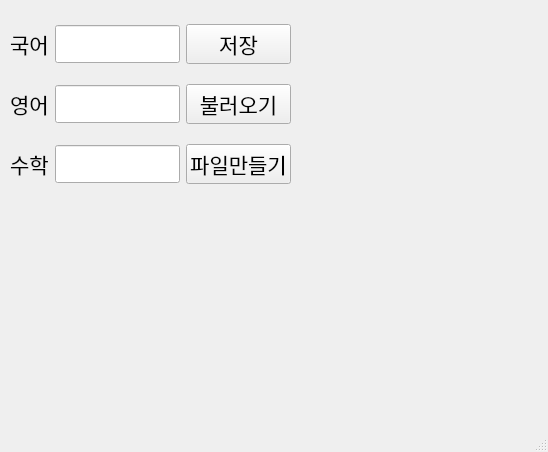
<?xml version="1.0" encoding="UTF-8"?>
<ui version="4.0">
 <class>MainWindow</class>
 <widget class="QMainWindow" name="MainWindow">
  <property name="geometry">
   <rect>
    <x>0</x>
    <y>0</y>
    <width>548</width>
    <height>452</height>
   </rect>
  </property>
  <property name="windowTitle">
   <string>MainWindow</string>
  </property>
  <widget class="QWidget" name="centralwidget">
   <widget class="QWidget" name="gridLayoutWidget">
    <property name="geometry">
     <rect>
      <x>10</x>
      <y>10</y>
      <width>281</width>
      <height>191</height>
     </rect>
    </property>
    <property name="font">
     <font>
      <family>굵은안상수체</family>
      <pointsize>16</pointsize>
     </font>
    </property>
    <layout class="QGridLayout" name="gridLayout_3">
     <item row="6" column="2">
      <widget class="QPushButton" name="loadbtn">
       <property name="font">
        <font>
         <family>굵은안상수체</family>
         <pointsize>16</pointsize>
        </font>
       </property>
       <property name="text">
        <string>불러오기</string>
       </property>
      </widget>
     </item>
     <item row="1" column="0">
      <widget class="QLabel" name="label">
       <property name="font">
        <font>
         <family>굵은안상수체</family>
         <pointsize>16</pointsize>
        </font>
       </property>
       <property name="text">
        <string>국어</string>
       </property>
      </widget>
     </item>
     <item row="8" column="0">
      <widget class="QLabel" name="label_3">
       <property name="font">
        <font>
         <family>굵은안상수체</family>
         <pointsize>16</pointsize>
        </font>
       </property>
       <property name="text">
        <string>수학</string>
       </property>
      </widget>
     </item>
     <item row="6" column="0">
      <widget class="QLabel" name="label_2">
       <property name="font">
        <font>
         <family>굵은안상수체</family>
         <pointsize>16</pointsize>
        </font>
       </property>
       <property name="text">
        <string>영어</string>
       </property>
      </widget>
     </item>
     <item row="1" column="2">
      <widget class="QPushButton" name="savebtn">
       <property name="font">
        <font>
         <family>굵은안상수체</family>
         <pointsize>16</pointsize>
        </font>
       </property>
       <property name="text">
        <string>저장</string>
       </property>
      </widget>
     </item>
     <item row="1" column="1">
      <widget class="QLineEdit" name="koredit">
       <property name="font">
        <font>
         <family>굵은안상수체</family>
         <pointsize>16</pointsize>
        </font>
       </property>
      </widget>
     </item>
     <item row="6" column="1">
      <widget class="QLineEdit" name="engedit">
       <property name="font">
        <font>
         <family>굵은안상수체</family>
         <pointsize>16</pointsize>
        </font>
       </property>
      </widget>
     </item>
     <item row="8" column="1">
      <widget class="QLineEdit" name="mathedit">
       <property name="font">
        <font>
         <family>굵은안상수체</family>
         <pointsize>16</pointsize>
        </font>
       </property>
      </widget>
     </item>
     <item row="8" column="2">
      <widget class="QPushButton" name="createbtn">
       <property name="font">
        <font>
         <family>굵은안상수체</family>
         <pointsize>16</pointsize>
        </font>
       </property>
       <property name="text">
        <string>파일만들기</string>
       </property>
      </widget>
     </item>
    </layout>
   </widget>
  </widget>
  <widget class="QMenuBar" name="menubar">
   <property name="geometry">
    <rect>
     <x>0</x>
     <y>0</y>
     <width>548</width>
     <height>21</height>
    </rect>
   </property>
  </widget>
  <widget class="QStatusBar" name="statusbar"/>
 </widget>
 <resources/>
 <connections/>
</ui>
